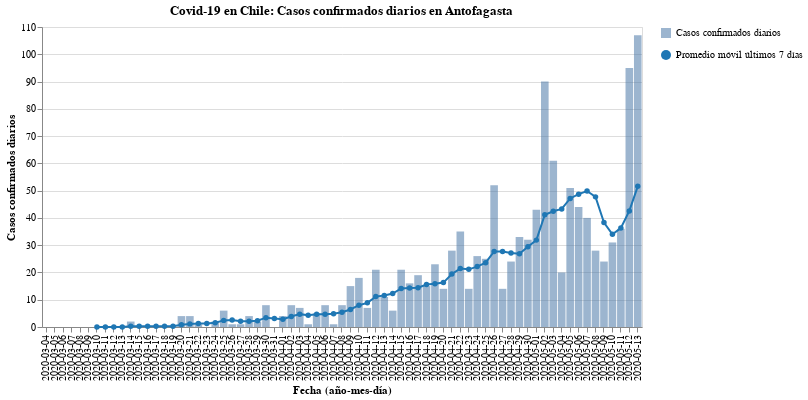

Notebook code cell kept with this figure:
### Code cell
#hide_input
bars, line = my_cases_plot(region)
(bars + line).properties(
    title=f'Covid-19 en Chile: Casos confirmados diarios en {region}',
    width=600
)

### Figure 1 — Vega-Lite specification as saved in the notebook (floating-point values rounded to 4 significant figures)
{"config": {"view": {"continuousWidth": 400, "continuousHeight": 300}}, "layer": [{"mark": {"type": "bar", "opacity": 0.7}, "encoding": {"opacity": {"type": "nominal", "field": "Casos confirmados diarios", "legend": {"title": ""}}, "tooltip": [{"type": "nominal", "field": "Fecha"}, {"type": "quantitative", "field": "Casos confirmados"}], "x": {"type": "nominal", "axis": {"title": "Fecha (año-mes-día)"}, "field": "Fecha"}, "y": {"type": "quantitative", "axis": {"title": "Casos confirmados diarios"}, "field": "Casos confirmados"}}}, {"mark": {"type": "line", "color": "#1f77b4", "point": {"filled": true, "fill": "#1f77b4"}}, "encoding": {"shape": {"type": "nominal", "field": "Promedio móvil últimos 7 días", "legend": {"title": ""}}, "x": {"type": "nominal", "axis": {"title": "Fecha (año-mes-día)"}, "field": "Fecha"}, "y": {"type": "quantitative", "field": "Rolling"}}}], "data": {"name": "data-9ba8c969d4520b6accb70f3753797afc"}, "title": "Covid-19 en Chile: Casos confirmados diarios en Antofagasta", "width": 600, "$schema": "https://vega.github.io/schema/vega-lite/v4.8.1.json", "datasets": {"data-9ba8c969d4520b6accb70f3753797afc": [{"Fecha": "2020-03-04", "Casos confirmados": 0, "Rolling": null, "Casos confirmados diarios": "Casos confirmados diarios", "Promedio móvil últimos 7 días": "Promedio móvil últimos 7 días"}, {"Fecha": "2020-03-05", "Casos confirmados": 0, "Rolling": null, "Casos confirmados diarios": "Casos confirmados diarios", "Promedio móvil últimos 7 días": "Promedio móvil últimos 7 días"}, {"Fecha": "2020-03-06", "Casos confirmados": 0, "Rolling": null, "Casos confirmados diarios": "Casos confirmados diarios", "Promedio móvil últimos 7 días": "Promedio móvil últimos 7 días"}, {"Fecha": "2020-03-07", "Casos confirmados": 0, "Rolling": null, "Casos confirmados diarios": "Casos confirmados diarios", "Promedio móvil últimos 7 días": "Promedio móvil últimos 7 días"}, {"Fecha": "2020-03-08", "Casos confirmados": 0, "Rolling": null, "Casos confirmados diarios": "Casos confirmados diarios", "Promedio móvil últimos 7 días": "Promedio móvil últimos 7 días"}, {"Fecha": "2020-03-09", "Casos confirmados": 0, "Rolling": null, "Casos confirmados diarios": "Casos confirmados diarios", "Promedio móvil últimos 7 días": "Promedio móvil últimos 7 días"}, {"Fecha": "2020-03-10", "Casos confirmados": 0, "Rolling": 0.0, "Casos confirmados diarios": "Casos confirmados diarios", "Promedio móvil últimos 7 días": "Promedio móvil últimos 7 días"}, {"Fecha": "2020-03-11", "Casos confirmados": 0, "Rolling": 0.0, "Casos confirmados diarios": "Casos confirmados diarios", "Promedio móvil últimos 7 días": "Promedio móvil últimos 7 días"}, {"Fecha": "2020-03-12", "Casos confirmados": 0, "Rolling": 0.0, "Casos confirmados diarios": "Casos confirmados diarios", "Promedio móvil últimos 7 días": "Promedio móvil últimos 7 días"}, {"Fecha": "2020-03-13", "Casos confirmados": 0, "Rolling": 0.0, "Casos confirmados diarios": "Casos confirmados diarios", "Promedio móvil últimos 7 días": "Promedio móvil últimos 7 días"}, {"Fecha": "2020-03-14", "Casos confirmados": 2, "Rolling": 0.2857, "Casos confirmados diarios": "Casos confirmados diarios", "Promedio móvil últimos 7 días": "Promedio móvil últimos 7 días"}, {"Fecha": "2020-03-15", "Casos confirmados": 0, "Rolling": 0.2857, "Casos confirmados diarios": "Casos confirmados diarios", "Promedio móvil últimos 7 días": "Promedio móvil últimos 7 días"}, {"Fecha": "2020-03-16", "Casos confirmados": 0, "Rolling": 0.2857, "Casos confirmados diarios": "Casos confirmados diarios", "Promedio móvil últimos 7 días": "Promedio móvil últimos 7 días"}, {"Fecha": "2020-03-17", "Casos confirmados": 0, "Rolling": 0.2857, "Casos confirmados diarios": "Casos confirmados diarios", "Promedio móvil últimos 7 días": "Promedio móvil últimos 7 días"}, {"Fecha": "2020-03-18", "Casos confirmados": 0, "Rolling": 0.2857, "Casos confirmados diarios": "Casos confirmados diarios", "Promedio móvil últimos 7 días": "Promedio móvil últimos 7 días"}, {"Fecha": "2020-03-19", "Casos confirmados": 0, "Rolling": 0.2857, "Casos confirmados diarios": "Casos confirmados diarios", "Promedio móvil últimos 7 días": "Promedio móvil últimos 7 días"}, {"Fecha": "2020-03-20", "Casos confirmados": 4, "Rolling": 0.8571, "Casos confirmados diarios": "Casos confirmados diarios", "Promedio móvil últimos 7 días": "Promedio móvil últimos 7 días"}, {"Fecha": "2020-03-21", "Casos confirmados": 4, "Rolling": 1.143, "Casos confirmados diarios": "Casos confirmados diarios", "Promedio móvil últimos 7 días": "Promedio móvil últimos 7 días"}, {"Fecha": "2020-03-22", "Casos confirmados": 1, "Rolling": 1.286, "Casos confirmados diarios": "Casos confirmados diarios", "Promedio móvil últimos 7 días": "Promedio móvil últimos 7 días"}, {"Fecha": "2020-03-23", "Casos confirmados": 0, "Rolling": 1.286, "Casos confirmados diarios": "Casos confirmados diarios", "Promedio móvil últimos 7 días": "Promedio móvil últimos 7 días"}, {"Fecha": "2020-03-24", "Casos confirmados": 2, "Rolling": 1.571, "Casos confirmados diarios": "Casos confirmados diarios", "Promedio móvil últimos 7 días": "Promedio móvil últimos 7 días"}, {"Fecha": "2020-03-25", "Casos confirmados": 6, "Rolling": 2.429, "Casos confirmados diarios": "Casos confirmados diarios", "Promedio móvil últimos 7 días": "Promedio móvil últimos 7 días"}, {"Fecha": "2020-03-26", "Casos confirmados": 1, "Rolling": 2.571, "Casos confirmados diarios": "Casos confirmados diarios", "Promedio móvil últimos 7 días": "Promedio móvil últimos 7 días"}, {"Fecha": "2020-03-27", "Casos confirmados": 1, "Rolling": 2.143, "Casos confirmados diarios": "Casos confirmados diarios", "Promedio móvil últimos 7 días": "Promedio móvil últimos 7 días"}, {"Fecha": "2020-03-28", "Casos confirmados": 4, "Rolling": 2.143, "Casos confirmados diarios": "Casos confirmados diarios", "Promedio móvil últimos 7 días": "Promedio móvil últimos 7 días"}, {"Fecha": "2020-03-29", "Casos confirmados": 2, "Rolling": 2.286, "Casos confirmados diarios": "Casos confirmados diarios", "Promedio móvil últimos 7 días": "Promedio móvil últimos 7 días"}, {"Fecha": "2020-03-30", "Casos confirmados": 8, "Rolling": 3.429, "Casos confirmados diarios": "Casos confirmados diarios", "Promedio móvil últimos 7 días": "Promedio móvil últimos 7 días"}, {"Fecha": "2020-03-31", "Casos confirmados": 0, "Rolling": 3.143, "Casos confirmados diarios": "Casos confirmados diarios", "Promedio móvil últimos 7 días": "Promedio móvil últimos 7 días"}, {"Fecha": "2020-04-01", "Casos confirmados": 4, "Rolling": 2.857, "Casos confirmados diarios": "Casos confirmados diarios", "Promedio móvil últimos 7 días": "Promedio móvil últimos 7 días"}, {"Fecha": "2020-04-02", "Casos confirmados": 8, "Rolling": 3.857, "Casos confirmados diarios": "Casos confirmados diarios", "Promedio móvil últimos 7 días": "Promedio móvil últimos 7 días"}, {"Fecha": "2020-04-03", "Casos confirmados": 7, "Rolling": 4.714, "Casos confirmados diarios": "Casos confirmados diarios", "Promedio móvil últimos 7 días": "Promedio móvil últimos 7 días"}, {"Fecha": "2020-04-04", "Casos confirmados": 1, "Rolling": 4.286, "Casos confirmados diarios": "Casos confirmados diarios", "Promedio móvil últimos 7 días": "Promedio móvil últimos 7 días"}, {"Fecha": "2020-04-05", "Casos confirmados": 5, "Rolling": 4.714, "Casos confirmados diarios": "Casos confirmados diarios", "Promedio móvil últimos 7 días": "Promedio móvil últimos 7 días"}, {"Fecha": "2020-04-06", "Casos confirmados": 8, "Rolling": 4.714, "Casos confirmados diarios": "Casos confirmados diarios", "Promedio móvil últimos 7 días": "Promedio móvil últimos 7 días"}, {"Fecha": "2020-04-07", "Casos confirmados": 1, "Rolling": 4.857, "Casos confirmados diarios": "Casos confirmados diarios", "Promedio móvil últimos 7 días": "Promedio móvil últimos 7 días"}, {"Fecha": "2020-04-08", "Casos confirmados": 8, "Rolling": 5.429, "Casos confirmados diarios": "Casos confirmados diarios", "Promedio móvil últimos 7 días": "Promedio móvil últimos 7 días"}, {"Fecha": "2020-04-09", "Casos confirmados": 15, "Rolling": 6.429, "Casos confirmados diarios": "Casos confirmados diarios", "Promedio móvil últimos 7 días": "Promedio móvil últimos 7 días"}, {"Fecha": "2020-04-10", "Casos confirmados": 18, "Rolling": 8.0, "Casos confirmados diarios": "Casos confirmados diarios", "Promedio móvil últimos 7 días": "Promedio móvil últimos 7 días"}, {"Fecha": "2020-04-11", "Casos confirmados": 7, "Rolling": 8.857, "Casos confirmados diarios": "Casos confirmados diarios", "Promedio móvil últimos 7 días": "Promedio móvil últimos 7 días"}, {"Fecha": "2020-04-12", "Casos confirmados": 21, "Rolling": 11.14, "Casos confirmados diarios": "Casos confirmados diarios", "Promedio móvil últimos 7 días": "Promedio móvil últimos 7 días"}, {"Fecha": "2020-04-13", "Casos confirmados": 11, "Rolling": 11.57, "Casos confirmados diarios": "Casos confirmados diarios", "Promedio móvil últimos 7 días": "Promedio móvil últimos 7 días"}, {"Fecha": "2020-04-14", "Casos confirmados": 6, "Rolling": 12.29, "Casos confirmados diarios": "Casos confirmados diarios", "Promedio móvil últimos 7 días": "Promedio móvil últimos 7 días"}, {"Fecha": "2020-04-15", "Casos confirmados": 21, "Rolling": 14.14, "Casos confirmados diarios": "Casos confirmados diarios", "Promedio móvil últimos 7 días": "Promedio móvil últimos 7 días"}, {"Fecha": "2020-04-16", "Casos confirmados": 16, "Rolling": 14.29, "Casos confirmados diarios": "Casos confirmados diarios", "Promedio móvil últimos 7 días": "Promedio móvil últimos 7 días"}, {"Fecha": "2020-04-17", "Casos confirmados": 19, "Rolling": 14.43, "Casos confirmados diarios": "Casos confirmados diarios", "Promedio móvil últimos 7 días": "Promedio móvil últimos 7 días"}, {"Fecha": "2020-04-18", "Casos confirmados": 15, "Rolling": 15.57, "Casos confirmados diarios": "Casos confirmados diarios", "Promedio móvil últimos 7 días": "Promedio móvil últimos 7 días"}, {"Fecha": "2020-04-19", "Casos confirmados": 23, "Rolling": 15.86, "Casos confirmados diarios": "Casos confirmados diarios", "Promedio móvil últimos 7 días": "Promedio móvil últimos 7 días"}, {"Fecha": "2020-04-20", "Casos confirmados": 14, "Rolling": 16.29, "Casos confirmados diarios": "Casos confirmados diarios", "Promedio móvil últimos 7 días": "Promedio móvil últimos 7 días"}, {"Fecha": "2020-04-21", "Casos confirmados": 28, "Rolling": 19.43, "Casos confirmados diarios": "Casos confirmados diarios", "Promedio móvil últimos 7 días": "Promedio móvil últimos 7 días"}, {"Fecha": "2020-04-22", "Casos confirmados": 35, "Rolling": 21.43, "Casos confirmados diarios": "Casos confirmados diarios", "Promedio móvil últimos 7 días": "Promedio móvil últimos 7 días"}, {"Fecha": "2020-04-23", "Casos confirmados": 14, "Rolling": 21.14, "Casos confirmados diarios": "Casos confirmados diarios", "Promedio móvil últimos 7 días": "Promedio móvil últimos 7 días"}, {"Fecha": "2020-04-24", "Casos confirmados": 26, "Rolling": 22.14, "Casos confirmados diarios": "Casos confirmados diarios", "Promedio móvil últimos 7 días": "Promedio móvil últimos 7 días"}, {"Fecha": "2020-04-25", "Casos confirmados": 25, "Rolling": 23.57, "Casos confirmados diarios": "Casos confirmados diarios", "Promedio móvil últimos 7 días": "Promedio móvil últimos 7 días"}, {"Fecha": "2020-04-26", "Casos confirmados": 52, "Rolling": 27.71, "Casos confirmados diarios": "Casos confirmados diarios", "Promedio móvil últimos 7 días": "Promedio móvil últimos 7 días"}, {"Fecha": "2020-04-27", "Casos confirmados": 14, "Rolling": 27.71, "Casos confirmados diarios": "Casos confirmados diarios", "Promedio móvil últimos 7 días": "Promedio móvil últimos 7 días"}, {"Fecha": "2020-04-28", "Casos confirmados": 24, "Rolling": 27.14, "Casos confirmados diarios": "Casos confirmados diarios", "Promedio móvil últimos 7 días": "Promedio móvil últimos 7 días"}, {"Fecha": "2020-04-29", "Casos confirmados": 33, "Rolling": 26.86, "Casos confirmados diarios": "Casos confirmados diarios", "Promedio móvil últimos 7 días": "Promedio móvil últimos 7 días"}, {"Fecha": "2020-04-30", "Casos confirmados": 32, "Rolling": 29.43, "Casos confirmados diarios": "Casos confirmados diarios", "Promedio móvil últimos 7 días": "Promedio móvil últimos 7 días"}, {"Fecha": "2020-05-01", "Casos confirmados": 43, "Rolling": 31.86, "Casos confirmados diarios": "Casos confirmados diarios", "Promedio móvil últimos 7 días": "Promedio móvil últimos 7 días"}, {"Fecha": "2020-05-02", "Casos confirmados": 90, "Rolling": 41.14, "Casos confirmados diarios": "Casos confirmados diarios", "Promedio móvil últimos 7 días": "Promedio móvil últimos 7 días"}, {"Fecha": "2020-05-03", "Casos confirmados": 61, "Rolling": 42.43, "Casos confirmados diarios": "Casos confirmados diarios", "Promedio móvil últimos 7 días": "Promedio móvil últimos 7 días"}, {"Fecha": "2020-05-04", "Casos confirmados": 20, "Rolling": 43.29, "Casos confirmados diarios": "Casos confirmados diarios", "Promedio móvil últimos 7 días": "Promedio móvil últimos 7 días"}, {"Fecha": "2020-05-05", "Casos confirmados": 51, "Rolling": 47.14, "Casos confirmados diarios": "Casos confirmados diarios", "Promedio móvil últimos 7 días": "Promedio móvil últimos 7 días"}, {"Fecha": "2020-05-06", "Casos confirmados": 44, "Rolling": 48.71, "Casos confirmados diarios": "Casos confirmados diarios", "Promedio móvil últimos 7 días": "Promedio móvil últimos 7 días"}, {"Fecha": "2020-05-07", "Casos confirmados": 40, "Rolling": 49.86, "Casos confirmados diarios": "Casos confirmados diarios", "Promedio móvil últimos 7 días": "Promedio móvil últimos 7 días"}, {"Fecha": "2020-05-08", "Casos confirmados": 28, "Rolling": 47.71, "Casos confirmados diarios": "Casos confirmados diarios", "Promedio móvil últimos 7 días": "Promedio móvil últimos 7 días"}, {"Fecha": "2020-05-09", "Casos confirmados": 24, "Rolling": 38.29, "Casos confirmados diarios": "Casos confirmados diarios", "Promedio móvil últimos 7 días": "Promedio móvil últimos 7 días"}, {"Fecha": "2020-05-10", "Casos confirmados": 31, "Rolling": 34.0, "Casos confirmados diarios": "Casos confirmados diarios", "Promedio móvil últimos 7 días": "Promedio móvil últimos 7 días"}, {"Fecha": "2020-05-11", "Casos confirmados": 36, "Rolling": 36.29, "Casos confirmados diarios": "Casos confirmados diarios", "Promedio móvil últimos 7 días": "Promedio móvil últimos 7 días"}, {"Fecha": "2020-05-12", "Casos confirmados": 95, "Rolling": 42.57, "Casos confirmados diarios": "Casos confirmados diarios", "Promedio móvil últimos 7 días": "Promedio móvil últimos 7 días"}, {"Fecha": "2020-05-13", "Casos confirmados": 107, "Rolling": 51.57, "Casos confirmados diarios": "Casos confirmados diarios", "Promedio móvil últimos 7 días": "Promedio móvil últimos 7 días"}]}}
